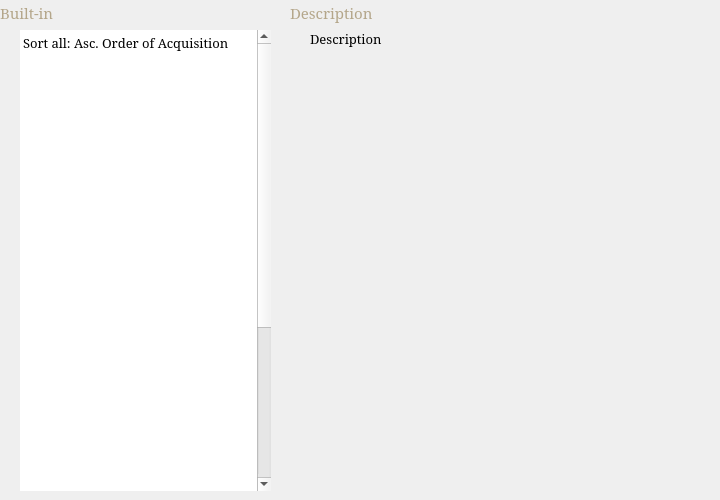
    <widget class="QWidget" name="stackedWidget_Pages_BuiltIn">
     <widget class="QTableWidget" name="tableWidget_BuiltInMacros">
      <property name="enabled">
       <bool>true</bool>
      </property>
      <property name="geometry">
       <rect>
        <x>20</x>
        <y>30</y>
        <width>251</width>
        <height>461</height>
       </rect>
      </property>
      <property name="sizePolicy">
       <sizepolicy hsizetype="Expanding" vsizetype="Expanding">
        <horstretch>0</horstretch>
        <verstretch>0</verstretch>
       </sizepolicy>
      </property>
      <property name="font">
       <font>
        <family>Garamond</family>
        <pointsize>10</pointsize>
       </font>
      </property>
      <property name="focusPolicy">
       <enum>Qt::NoFocus</enum>
      </property>
      <property name="styleSheet">
       <string notr="true"/>
      </property>
      <property name="frameShape">
       <enum>QFrame::NoFrame</enum>
      </property>
      <property name="frameShadow">
       <enum>QFrame::Plain</enum>
      </property>
      <property name="horizontalScrollBarPolicy">
       <enum>Qt::ScrollBarAlwaysOff</enum>
      </property>
      <property name="sizeAdjustPolicy">
       <enum>QAbstractScrollArea::AdjustIgnored</enum>
      </property>
      <property name="autoScroll">
       <bool>true</bool>
      </property>
      <property name="tabKeyNavigation">
       <bool>false</bool>
      </property>
      <property name="showDropIndicator" stdset="0">
       <bool>false</bool>
      </property>
      <property name="dragDropOverwriteMode">
       <bool>false</bool>
      </property>
      <property name="selectionMode">
       <enum>QAbstractItemView::SingleSelection</enum>
      </property>
      <property name="selectionBehavior">
       <enum>QAbstractItemView::SelectRows</enum>
      </property>
      <property name="showGrid">
       <bool>false</bool>
      </property>
      <property name="gridStyle">
       <enum>Qt::NoPen</enum>
      </property>
      <property name="wordWrap">
       <bool>false</bool>
      </property>
      <property name="cornerButtonEnabled">
       <bool>false</bool>
      </property>
      <attribute name="horizontalHeaderVisible">
       <bool>false</bool>
      </attribute>
      <attribute name="horizontalHeaderDefaultSectionSize">
       <number>400</number>
      </attribute>
      <attribute name="horizontalHeaderHighlightSections">
       <bool>false</bool>
      </attribute>
      <attribute name="horizontalHeaderShowSortIndicator" stdset="0">
       <bool>false</bool>
      </attribute>
      <attribute name="horizontalHeaderStretchLastSection">
       <bool>false</bool>
      </attribute>
      <attribute name="verticalHeaderVisible">
       <bool>false</bool>
      </attribute>
      <attribute name="verticalHeaderCascadingSectionResizes">
       <bool>false</bool>
      </attribute>
      <attribute name="verticalHeaderDefaultSectionSize">
       <number>27</number>
      </attribute>
      <attribute name="verticalHeaderHighlightSections">
       <bool>false</bool>
      </attribute>
      <row>
       <property name="text">
        <string>1</string>
       </property>
      </row>
      <row>
       <property name="text">
        <string>New Row</string>
       </property>
      </row>
      <row>
       <property name="text">
        <string>New Row</string>
       </property>
      </row>
      <row>
       <property name="text">
        <string>New Row</string>
       </property>
      </row>
      <row>
       <property name="text">
        <string>New Row</string>
       </property>
      </row>
      <row>
       <property name="text">
        <string>New Row</string>
       </property>
      </row>
      <row>
       <property name="text">
        <string>New Row</string>
       </property>
      </row>
      <row>
       <property name="text">
        <string>New Row</string>
       </property>
      </row>
      <row>
       <property name="text">
        <string>New Row</string>
       </property>
      </row>
      <row>
       <property name="text">
        <string>New Row</string>
       </property>
      </row>
      <row>
       <property name="text">
        <string>New Row</string>
       </property>
      </row>
      <row>
       <property name="text">
        <string>New Row</string>
       </property>
      </row>
      <row>
       <property name="text">
        <string>New Row</string>
       </property>
      </row>
      <row>
       <property name="text">
        <string>New Row</string>
       </property>
      </row>
      <row>
       <property name="text">
        <string>New Row</string>
       </property>
      </row>
      <row>
       <property name="text">
        <string>New Row</string>
       </property>
      </row>
      <row>
       <property name="text">
        <string>New Row</string>
       </property>
      </row>
      <row>
       <property name="text">
        <string>New Row</string>
       </property>
      </row>
      <row>
       <property name="text">
        <string>New Row</string>
       </property>
      </row>
      <row>
       <property name="text">
        <string>New Row</string>
       </property>
      </row>
      <row>
       <property name="text">
        <string>New Row</string>
       </property>
      </row>
      <row>
       <property name="text">
        <string>New Row</string>
       </property>
      </row>
      <row>
       <property name="text">
        <string>New Row</string>
       </property>
      </row>
      <row>
       <property name="text">
        <string>New Row</string>
       </property>
      </row>
      <row>
       <property name="text">
        <string>New Row</string>
       </property>
      </row>
      <row>
       <property name="text">
        <string>2</string>
       </property>
      </row>
      <column>
       <property name="text">
        <string>Name</string>
       </property>
      </column>
      <item row="0" column="0">
       <property name="text">
        <string>Sort all: Asc. Order of Acquisition</string>
       </property>
      </item>
      <item row="25" column="0">
       <property name="text">
        <string>Two hand a weapon (left)</string>
       </property>
      </item>
     </widget>
     <widget class="QLabel" name="label_BuiltInMacroComment">
      <property name="geometry">
       <rect>
        <x>310</x>
        <y>30</y>
        <width>401</width>
        <height>461</height>
       </rect>
      </property>
      <property name="font">
       <font>
        <family>Garamond</family>
        <pointsize>10</pointsize>
       </font>
      </property>
      <property name="styleSheet">
       <string notr="true"/>
      </property>
      <property name="text">
       <string>&lt;html&gt;&lt;head/&gt;&lt;body&gt;&lt;p&gt;Description&lt;/p&gt;&lt;/body&gt;&lt;/html&gt;</string>
      </property>
      <property name="textFormat">
       <enum>Qt::AutoText</enum>
      </property>
      <property name="alignment">
       <set>Qt::AlignLeading|Qt::AlignLeft|Qt::AlignTop</set>
      </property>
      <property name="wordWrap">
       <bool>true</bool>
      </property>
     </widget>
     <widget class="QLabel" name="label_11">
      <property name="geometry">
       <rect>
        <x>0</x>
        <y>0</y>
        <width>111</width>
        <height>25</height>
       </rect>
      </property>
      <property name="sizePolicy">
       <sizepolicy hsizetype="Fixed" vsizetype="Fixed">
        <horstretch>0</horstretch>
        <verstretch>0</verstretch>
       </sizepolicy>
      </property>
      <property name="font">
       <font>
        <family>Garamond</family>
        <pointsize>11</pointsize>
       </font>
      </property>
      <property name="styleSheet">
       <string notr="true">color: rgb(180, 166, 138);</string>
      </property>
      <property name="text">
       <string>Built-in</string>
      </property>
      <property name="textFormat">
       <enum>Qt::PlainText</enum>
      </property>
     </widget>
     <widget class="QLabel" name="label_42">
      <property name="geometry">
       <rect>
        <x>290</x>
        <y>0</y>
        <width>131</width>
        <height>25</height>
       </rect>
      </property>
      <property name="sizePolicy">
       <sizepolicy hsizetype="Fixed" vsizetype="Fixed">
        <horstretch>0</horstretch>
        <verstretch>0</verstretch>
       </sizepolicy>
      </property>
      <property name="font">
       <font>
        <family>Garamond</family>
        <pointsize>11</pointsize>
       </font>
      </property>
      <property name="styleSheet">
       <string notr="true">color: rgb(180, 166, 138);</string>
      </property>
      <property name="text">
       <string>Description</string>
      </property>
      <property name="textFormat">
       <enum>Qt::PlainText</enum>
      </property>
     </widget>
    </widget>
